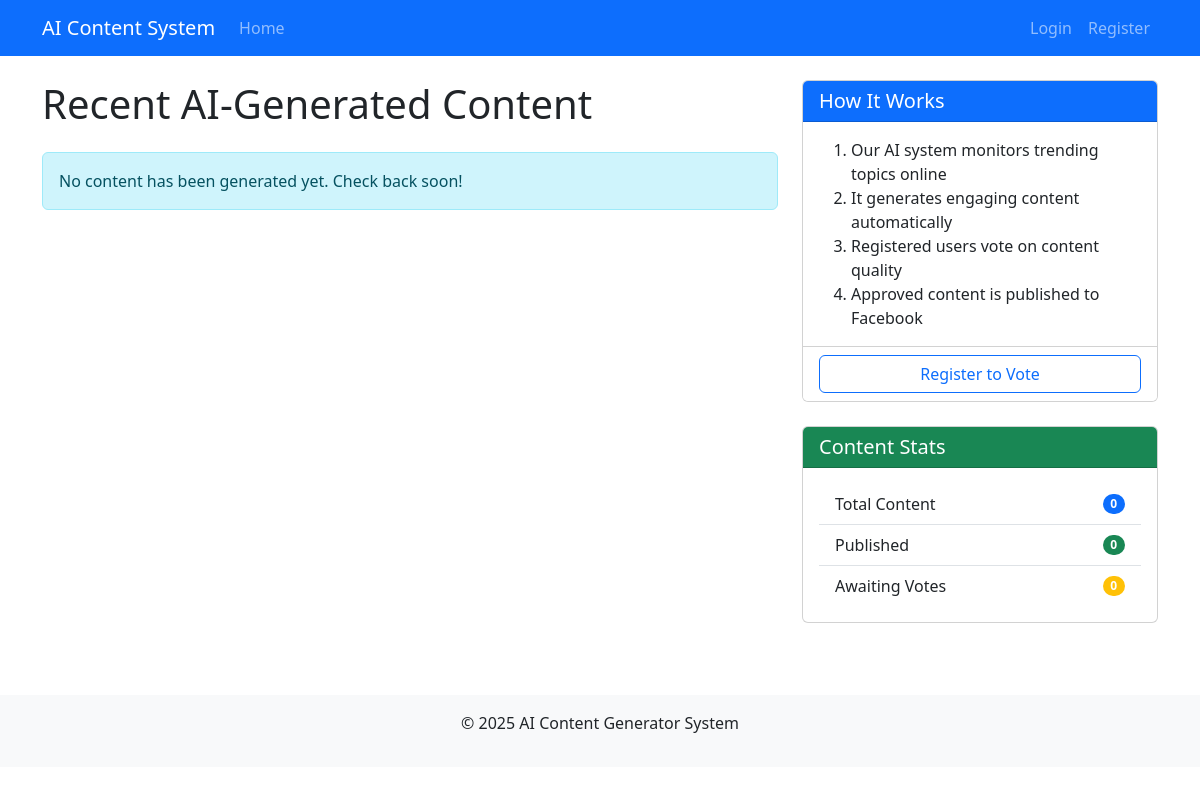
Before: / with the older database file.
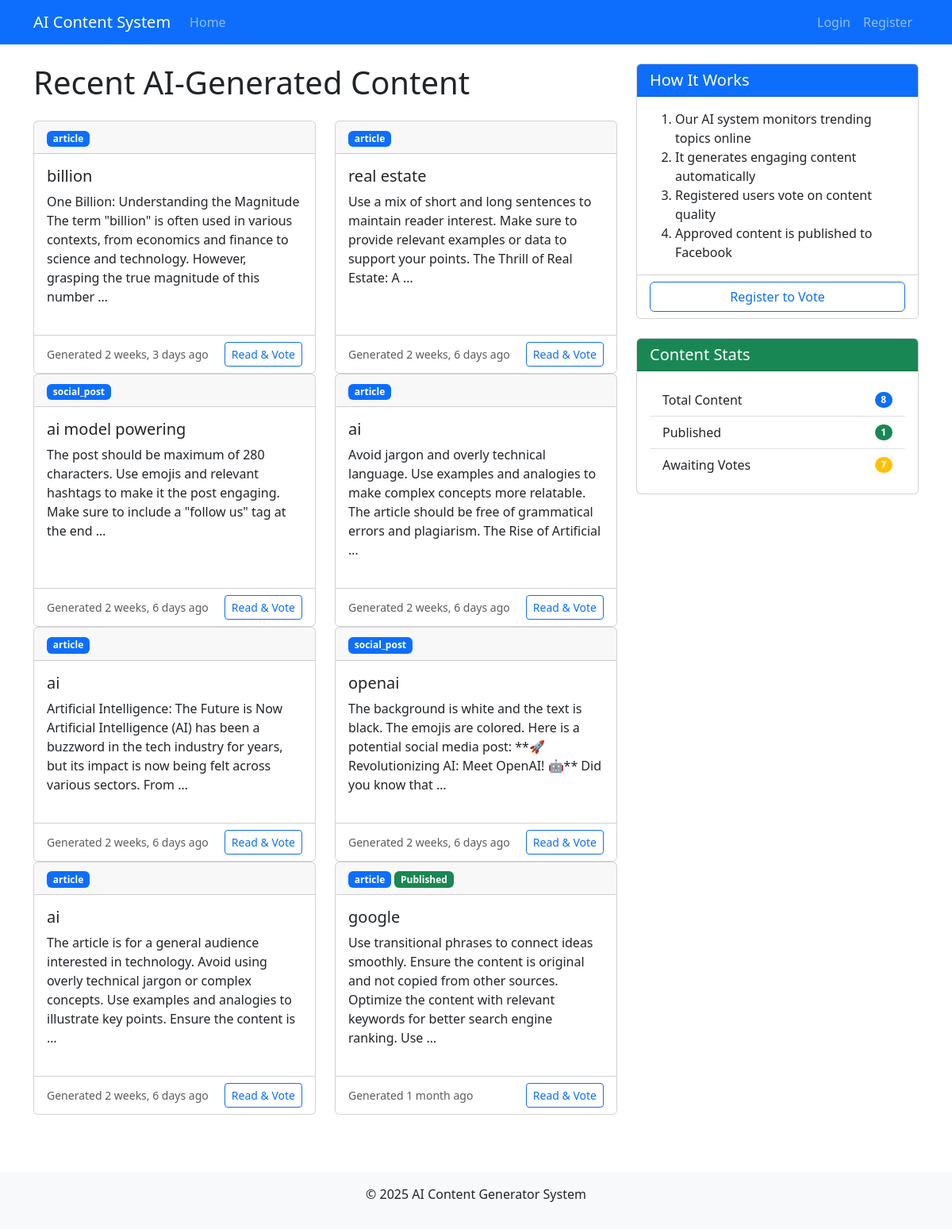
After: the same page with the newer database file.
### content_generator/models.py (models this page shows, shortened)
class GeneratedContent(models.Model):
    id = models.UUIDField(primary_key=True, default=uuid.uuid4, editable=False)
    topic = models.CharField(max_length=50, default="technology")
    content = models.TextField()
    metadata = models.JSONField(default=dict)
    created_at = models.DateTimeField(auto_now_add=True)
    approved_count = models.IntegerField(default=0)
    rejected_count = models.IntegerField(default=0)
    published = models.BooleanField(default=False)
    published_url = models.URLField(null=True, blank=True)
    content_type = models.CharField(max_length=100, default="article")

### content_generator/views.py (the view)
# urls.py: 2. Add a URL to urlpatterns:  path('', views.home, name='home')
def home(request):
    contents = GeneratedContent.objects.order_by('-created_at')[:10]
    published_count = GeneratedContent.objects.filter(published=True).count()
    Not_publish = GeneratedContent.objects.filter(published=False).count()
    return render(request, 'ai_content/home.html', {'contents': contents, 'published_count': published_count, 'Not_publish': Not_publish})

### content_generator/templates/ai_content/home.html (shortened to what this page needs)
{% extends "ai_content/base.html" %}
{% block content %}
<div class="row">
    <div class="col-md-8">
        <h1 class="mb-4">Recent AI-Generated Content</h1>
        <div class="row">
            {% for content in contents %}
            <div class="col-md-6">
                <div class="card content-card h-100">
                    <div class="card-header">
                        <span class="badge bg-primary">{{ content.content_type }}</span>
                        {% if content.published %}
                        <span class="badge bg-success">Published</span>
                        {% endif %}
                    </div>
                    <div class="card-body">
                        <h5 class="card-title">{{ content.topic }}</h5>
                        <p class="card-text">{{ content.content|truncatewords:30 }}</p>
                    </div>
                    <div class="card-footer bg-white">
                        <div class="d-flex justify-content-between align-items-center">
                            <small class="text-muted">Generated {{ content.created_at|timesince }} ago</small>
                            <a href="{% url 'content_detail' content_id=content.id %}" class="btn btn-sm btn-outline-primary">Read & Vote</a>
                        </div>
                    </div>
                </div>
            </div>
            {% empty %}
            <div class="col-12">
                <div class="alert alert-info">
                    No content has been generated yet. Check back soon!
                </div>
            </div>
            {% endfor %}
        </div>
    </div>
    <div class="col-md-4">
        <div class="card mb-4">
            <div class="card-header bg-primary text-white">
                <h5 class="card-title mb-0">How It Works</h5>
            </div>
            <div class="card-body">
                <ol class="mb-0">
                    <li>Our AI system monitors trending topics online</li>
                    <li>It generates engaging content automatically</li>
                    <li>Registered users vote on content quality</li>
                    <li>Approved content is published to Facebook</li>
                </ol>
            </div>
            <div class="card-footer bg-white">
                {% if not user.is_authenticated %}
                <a href="{% url 'register' %}" class="btn btn-outline-primary w-100">Register to Vote</a>
                {% endif %}
            </div>
        </div>
        <div class="card">
            <div class="card-header bg-success text-white">
                <h5 class="card-title mb-0">Content Stats</h5>
            </div>
            <div class="card-body">
                <ul class="list-group list-group-flush">
                    <li class="list-group-item d-flex justify-content-between align-items-center">
                        Total Content
                        <span class="badge bg-primary rounded-pill">{{ contents.count }}</span>
                    </li>
                    <li class="list-group-item d-flex justify-content-between align-items-center">
                        Published
                        <span class="badge bg-success rounded-pill">{{ published_count }}</span>
                    </li>
                    <li class="list-group-item d-flex justify-content-between align-items-center">
                        Awaiting Votes
                        <span class="badge bg-warning rounded-pill">{{ Not_publish }}</span>
                    </li>
                </ul>
            </div>
        </div>
    </div>
</div>
{% endblock %}

### content_generator/templates/ai_content/base.html (shortened to what this page needs)
<!DOCTYPE html>
<html lang="en">
<head>
    <link href="https://cdn.jsdelivr.net/npm/bootstrap@5.3.0/dist/css/bootstrap.min.css" rel="stylesheet">
</head>
<body>
    <nav class="navbar navbar-expand-lg navbar-dark bg-primary">
        <div class="container">
            <a class="navbar-brand" href="{% url 'home' %}">AI Content System</a>
            <div class="collapse navbar-collapse" id="navbarNav">
                <ul class="navbar-nav me-auto">
                    <li class="nav-item">
                        <a class="nav-link" href="{% url 'home' %}">Home</a>
                    </li>
                </ul>
                <ul class="navbar-nav ms-auto">
                    {% if user.is_authenticated %}
                    <li class="nav-item position-relative">
                        <a class="nav-link" href="{% url 'notifications' %}">
                            Notifications
                            {% if unread_notifications > 0 %}
                            <span class="badge rounded-pill bg-danger notification-badge">{{ unread_notifications }}</span>
                            {% endif %}
                        </a>
                    </li>
                    <li class="nav-item">
                        <a class="nav-link" href="{% url 'logout' %}">Logout</a>
                    </li>
                    {% else %}
                    <li class="nav-item">
                        <a class="nav-link" href="{% url 'login' %}">Login</a>
                    </li>
                    <li class="nav-item">
                        <a class="nav-link" href="{% url 'register' %}">Register</a>
                    </li>
                    {% endif %}
                </ul>
            </div>
        </div>
    </nav>
    <div class="container py-4">
        {% block content %}{% endblock %}
    </div>
    <footer class="bg-light py-3 mt-5">
        <div class="container text-center">
            <p>© 2025 AI Content Generator System</p>
        </div>
    </footer>
</body>
</html>

### content_generator/templates/ai_content/base.html (style rules this page uses)
.content-card { transition: transform 0.3s; margin-bottom: 20px; }

Changed rows visible on the page:
added GeneratedContent: content_type "article", topic "billion", content "One Billion: Understanding the Magnitude The term \"billion\" is often used in various contexts, from economics and finance to science and technology. However, grasping the true magnitude of this number …", created_at "2 weeks, 3 days"
added GeneratedContent: content_type "article", topic "real estate", content "Use a mix of short and long sentences to maintain reader interest. Make sure to provide relevant examples or data to support your points. The Thrill of Real Estate: A …", created_at "2 weeks, 6 days"
added GeneratedContent: content_type "social_post", topic "ai model powering", content "The post should be maximum of 280 characters. Use emojis and relevant hashtags to make it the post engaging. Make sure to include a \"follow us\" tag at the end …", created_at "2 weeks, 6 days"
added GeneratedContent: content_type "article", topic "ai", content "Avoid jargon and overly technical language. Use examples and analogies to make complex concepts more relatable. The article should be free of grammatical errors and plagiarism. The Rise of Artificial …", created_at "2 weeks, 6 days"
added GeneratedContent: content_type "article", topic "ai", content "Artificial Intelligence: The Future is Now Artificial Intelligence (AI) has been a buzzword in the tech industry for years, but its impact is now being felt across various sectors. From …", created_at "2 weeks, 6 days"
added GeneratedContent: content_type "social_post", topic "openai", content "The background is white and the text is black. The emojis are colored. Here is a potential social media post: **🚀 Revolutionizing AI: Meet OpenAI! 🤖** Did you know that …", created_at "2 weeks, 6 days"
added GeneratedContent: content_type "article", topic "ai", content "The article is for a general audience interested in technology. Avoid using overly technical jargon or complex concepts. Use examples and analogies to illustrate key points. Ensure the content is …", created_at "2 weeks, 6 days"
added GeneratedContent: content_type "article", published "Published", topic "google", content "Use transitional phrases to connect ideas smoothly. Ensure the content is original and not copied from other sources. Optimize the content with relevant keywords for better search engine ranking. Use …", created_at "1 month"
Other visible differences:
{{ contents.count }}: "0" → "8"
{{ published_count }}: "0" → "1"
{{ Not_publish }}: "0" → "7"
text no longer shown: "No content has been generated yet. Check back soon!"
